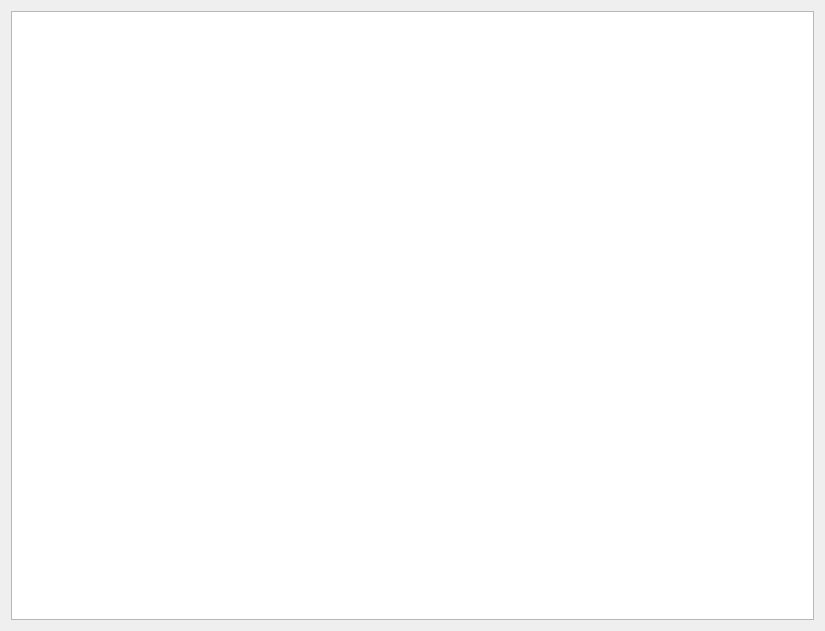
<?xml version="1.0" encoding="UTF-8"?>
<ui version="4.0">
 <class>EmitterInspector</class>
 <widget class="QWidget" name="EmitterInspector">
  <property name="geometry">
   <rect>
    <x>0</x>
    <y>0</y>
    <width>825</width>
    <height>631</height>
   </rect>
  </property>
  <property name="minimumSize">
   <size>
    <width>200</width>
    <height>150</height>
   </size>
  </property>
  <property name="windowTitle">
   <string>Asset Browser</string>
  </property>
  <layout class="QVBoxLayout" name="verticalLayout">
   <item>
    <layout class="QGridLayout" name="gridLayout">
     <item row="0" column="0">
      <widget class="OpenParticleSystemEditor::ParticleGraphicsView" name="graphicsView"/>
     </item>
    </layout>
   </item>
  </layout>
 </widget>
 <customwidgets>
  <customwidget>
   <class>OpenParticleSystemEditor::ParticleGraphicsView</class>
   <extends>QGraphicsView</extends>
   <header location="global">ParticleGraphicsView.h</header>
  </customwidget>
 </customwidgets>
 <resources/>
 <connections/>
</ui>
